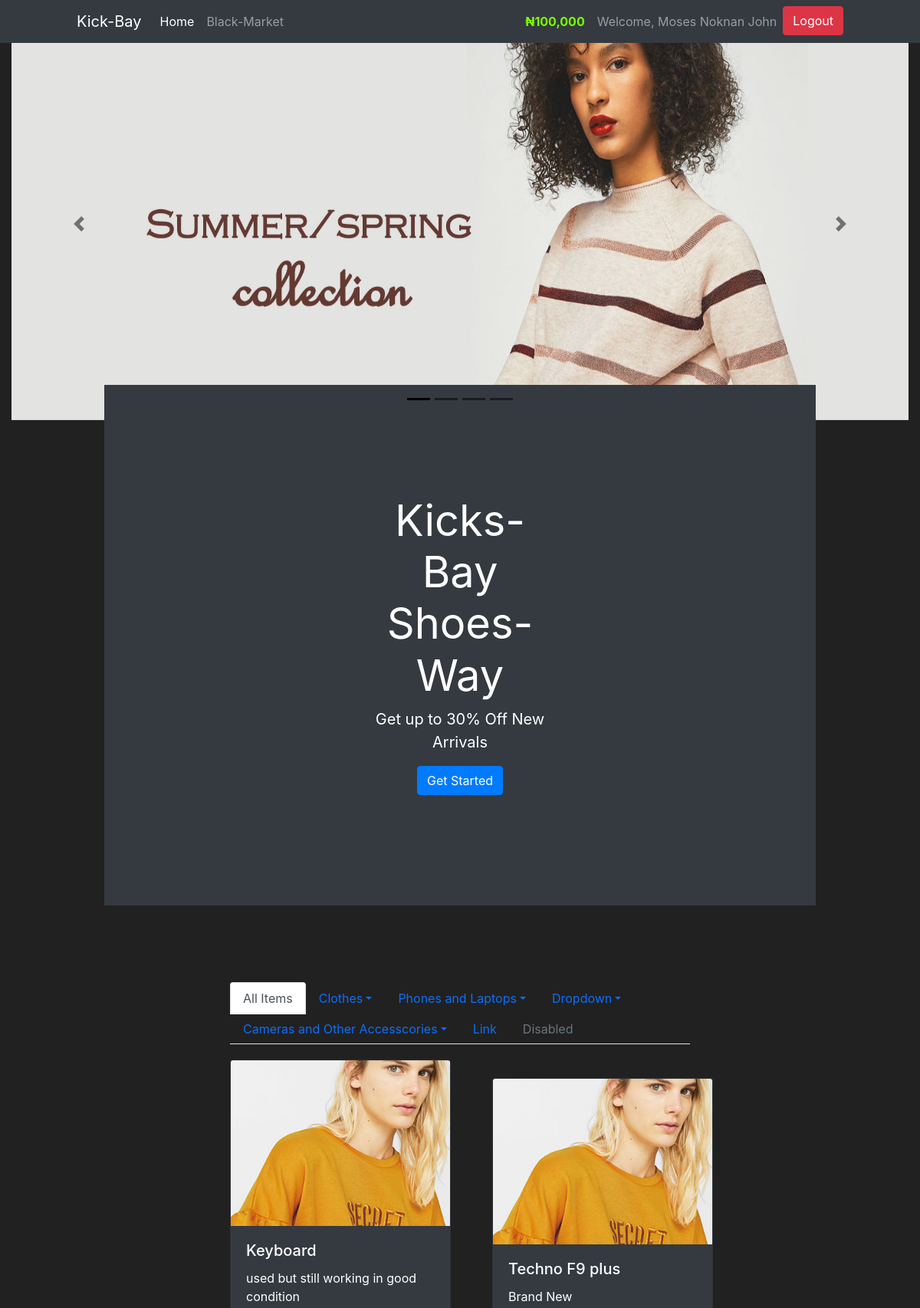
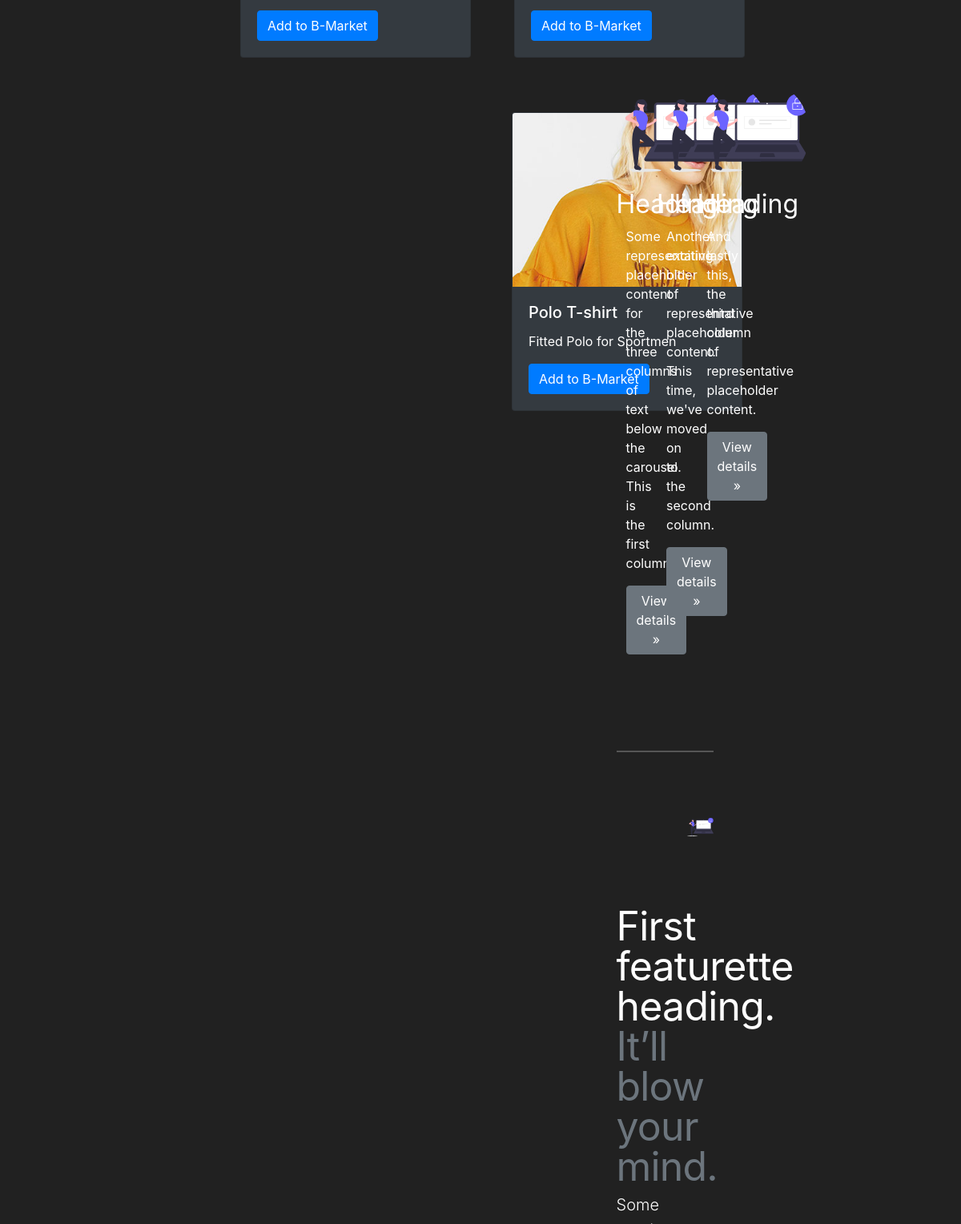
Screenshot of /home (signed in, upper part) with the database file from the repository (2 pictures, top to bottom).
### market/model.py (models this page shows, shortened)
class User(db.Model, UserMixin):
    id = db.Column(db.Integer(), primary_key=True)
    user_type = db.Column(db.Enum("1", "2", "3"), nullable=False, default="2")
    username = db.Column(db.String(length=30), nullable=False, unique=True)
    full_name = db.Column(db.String(length=40), nullable=False)
    email_address = db.Column(db.String(length=50), nullable=False, unique=True)
    password_hash = db.Column(db.String(length=60), nullable=False)
    gender = db.Column(db.Enum("Male",  "Female"), nullable=False)
    budget = db.Column(db.Integer(), nullable=False, default=100000)
    items = db.relationship('Item', backref='owned_user', lazy=True)
    @property
    def prettier_budget(self):
        if len(str(self.budget)) >= 4:
            return f'₦{str(self.budget)[:-3]},{str(self.budget)[-3:]}'
        else:
            return f'₦{self.budget}'
    @property
    def password(self):
        return self.password

class Item(db.Model):
    id = db.Column(db.Integer(), primary_key=True)
    name = db.Column(db.String(length=30), nullable=False, unique=True)
    price = db.Column(db.Integer(), nullable=False)
    barcode = db.Column(db.String(length=12), nullable=False, unique=True)
    description = db.Column(db.String(length=1024), nullable=False, unique=True)
    category = db.Column(db.Enum("Clothes", "Phone and Laptop", "Home appliances", "Bags", "Shoes", "Books", "Travelling"), nullable=False)
    color = db.Column(db.Enum("Red", "Blue", "Green", "Yellow", "Pink", "White", "Black", "Purple", "Indigo", "Grey", "Orange"), nullable=False)
    quantity = db.Column(db.Integer(), nullable=False)
    img_path = db.Column(db.String(length=130),  default="technoF9plus.jpg", unique=True)
    owner = db.Column(db.Integer(), db.ForeignKey("user.id"))

### market/routes.py (the view)
@app.route('/')
@app.route('/home')
def home_page():
    purchase_form = PurchaseItemForm()
    selling_form = SellItemForm()
    items = Item.query.filter_by(owner=None)
    owned_items = Item.query.filter_by(owner=current_user.id)
    return render_template('home.html', items=items, purchase_form=purchase_form, owned_items=owned_items, selling_form=selling_form)

### market/model.py (called while the page is built)
@login.user_loader
def load_user(user_id):
    return User.query.get(user_id)

### market/templates/home.html (shortened to what this page needs)
{% extends 'base.html' %}
{% block link %}<link rel= "stylesheet" type= "text/css" href= "{{ url_for('static',filename='styles/carousel.css') }}"><link rel= "stylesheet" type= "text/css" href= "{{ url_for('static',filename='styles/footers.css') }}">{% endblock %}
{% block content %}
<div class="container-fluid 50" style="width:100%; height:450px;">
<div id="carouselExampleDark" class="carousel carousel-dark slide" data-bs-ride="carousel">
  <div class="carousel-indicators">
    <button type="button" data-bs-target="#carouselExampleDark" data-bs-slide-to="0" class="active" aria-current="true" aria-label="Slide 1"></button>
    <button type="button" data-bs-target="#carouselExampleDark" data-bs-slide-to="1" aria-label="Slide 2"></button>
    <button type="button" data-bs-target="#carouselExampleDark" data-bs-slide-to="2" aria-label="Slide 3"></button>
      <button type="button" data-bs-target="#carouselExampleDark" data-bs-slide-to="2" aria-label="Slide 4"></button>
  </div>
  <div class="carousel-inner">
    <div class="carousel-item active" data-bs-interval="10000">
      <img src="{{url_for('static', filename='images/slider_1.jpg')}}" height="200" class="d-block w-100" alt="...">
    </div>
  </div>
  <button class="carousel-control-prev" type="button" data-bs-target="#carouselExampleDark" data-bs-slide="prev">
    <span class="carousel-control-prev-icon" aria-hidden="true"></span>
  </button>
  <button class="carousel-control-next" type="button" data-bs-target="#carouselExampleDark" data-bs-slide="next">
    <span class="carousel-control-next-icon" aria-hidden="true"></span>
  </button>
</div>
</div>
<div style="margin-right:120px; margin-left:120px; border-radius:30px">
   <div class="position-relative overflow-hidden p-3 p-md-5 m-md-3 text-center bg-dark" style="color:white">
         <div class="col-md-5 p-lg-5 mx-auto my-5">
            <h1 class="display-4 font-weight-normal">Kicks-Bay Shoes-Way</h1>
            <p class="lead font-weight-normal">Get up to 30% Off New Arrivals</p>
            <a class="btn btn-primary" href="{{ url_for('market_page') }}">Get Started</a>
         </div>
   </div>
</div>
<div style="margin-right:300px; margin-left:300px; margin-top:100px">
    <ul class="nav nav-tabs">
      <li class="nav-item">
        <a class="nav-link active" aria-current="page" href="#">All Items</a>
      </li>
      <li class="nav-item dropdown">
        <a class="nav-link dropdown-toggle" data-bs-toggle="dropdown" href="#" role="button" aria-expanded="false">Clothes</a>
      </li>
        <li class="nav-item dropdown">
        <a class="nav-link dropdown-toggle" data-bs-toggle="dropdown" href="#" role="button" aria-expanded="false">Phones and Laptops</a>
      </li>
        <li class="nav-item dropdown">
        <a class="nav-link dropdown-toggle" data-bs-toggle="dropdown" href="#" role="button" aria-expanded="false">Dropdown</a>
      </li>
        <li class="nav-item dropdown">
        <a class="nav-link dropdown-toggle" data-bs-toggle="dropdown" href="#" role="button" aria-expanded="false">Cameras and Other Accesscories</a>
      </li>
      <li class="nav-item">
        <a class="nav-link" href="#">Link</a>
      </li>
      <li class="nav-item">
        <a class="nav-link disabled" href="#" tabindex="-1" aria-disabled="true">Disabled</a>
      </li>
    </ul>
</div>
<div style="margin-right:300px; margin-left:300px">
    {% block card %}
    {% for item in items %}
        <div class="row row-cols-1 row-cols-md-2 g-4">
            <div class="col">
            <div class="card bg-dark" style="width: 18rem; margin-top:20px">
                <img src="{{url_for('static', filename='images/banner_1.jpg')}}" class="card-img-top" alt="...">
                <div class="card-body">
                    <h5 class="card-title">{{item.name}}</h5>
                    <p class="card-text">{{item.description}}</p>
                    <a href="#" class="btn btn-primary">Add to B-Market</a>
                </div>
            </div>
            </div>
    {% endfor %}
    </div>
    {% endblock %}
   </div>
  <div class="container-xxl marketing">
    <div class="row">
      <div class="col-lg-4">
        <h2>Heading</h2>
        <p>Some representative placeholder content for the three columns of text below the carousel. This is the first column.</p>
        <p><a class="btn btn-secondary" href="#">View details &raquo;</a></p>
      </div>
      <div class="col-lg-4">
        <h2>Heading</h2>
        <p>Another exciting bit of representative placeholder content. This time, we've moved on to the second column.</p>
        <p><a class="btn btn-secondary" href="#">View details &raquo;</a></p>
      </div>
      <div class="col-lg-4">
          <img class="bd-placeholder-img rounded-circle" src="{{url_for('static', filename='images/auth/Login.svg')}}"  alt="" width="140" height="140">
        <h2>Heading</h2>
        <p>And lastly this, the third column of representative placeholder content.</p>
        <p><a class="btn btn-secondary" href="#">View details &raquo;</a></p>
      </div>
    </div>
    <hr class="featurette-divider">
    <div class="row featurette">
      <div class="col-md-7">
        <h2 class="featurette-heading">First featurette heading. <span class="text-muted">It’ll blow your mind.</span></h2>
        <p class="lead">Some great placeholder content for the first featurette here. Imagine some exciting prose here.</p>
      </div>
      <div class="col-md-5">
        <img class="bd-placeholder-img bd-placeholder-img-lg featurette-image img-fluid mx-auto" src="{{url_for('static', filename='images/auth/Login.svg')}}"  alt="" width="500" height="500" aria-label="Placeholder: 500x500">
      </div>
    </div>
  </div>
{% endblock %}

### market/templates/base.html (shortened to what this page needs)
<!doctype html>
<html lang="en">
   <head>
      <link href="https://cdn.jsdelivr.net/npm/bootstrap@5.1.0/dist/css/bootstrap.min.css" rel="stylesheet">
      <link href="https://cdn.jsdelivr.net/npm/bootstrap@5.1.0/dist/css/bootstrap.min.css" rel="stylesheet">
      <link rel="stylesheet" href="https://stackpath.bootstrapcdn.com/bootstrap/4.3.1/css/bootstrap.min.css">
         {% block link %}
         {% endblock %}
   </head>
   <body>
      <nav class="navbar navbar-expand-md navbar-dark bg-dark fixed-top" style="padding-right: 100px; padding-left:100px" >
         <a class="navbar-brand" href="{{ url_for('home_page') }}">Kick-Bay</a>
         <div class="collapse navbar-collapse" id="navbarNav">
            <ul class="navbar-nav mr-auto">
               <li class="nav-item active">
                  <a class="nav-link" href="{{ url_for('home_page') }}">Home <span class="sr-only">(current)</span></a>
               </li>
               <li class="nav-item">
                  <a class="nav-link" href="{{ url_for('market_page') }}">Black-Market</a>
               </li>
            </ul>
            {% if current_user.is_authenticated %}
            <ul class="navbar-nav">
               <li class="nav-item">
                  <a class="nav-link" style="color: lawngreen; font-weight:bold">
                  {{ current_user.prettier_budget }}
                  </a>
               </li>
               <li class="nav-item">
                  <a class="nav-link" >Welcome, {{ current_user.full_name }}</a>
               </li>
               <li class="nav-item">
                  <a class="btn btn-md btn-danger center" href="{{ url_for('logout_page') }}">Logout</a>
               </li>
            </ul>
            {% endif %}
         </div>
      </nav>
      <div style="margin-top:3%">
      {% block content %}{% endblock %}
   </body>
</html>

### market/static/styles/carousel.css (style rules this page uses)
body { color: #5a5a5a; }
.carousel { margin-bottom: 4rem; }
.carousel-item { height: 32rem; }
.carousel-item > img { position: absolute; top: 0; left: 0; min-width: 100%; height: 32rem; }
.marketing .col-lg-4 { margin-bottom: 1.5rem; text-align: center; }
.marketing h2 { font-weight: 400; }
.marketing .col-lg-4 p { margin-right: .75rem; margin-left: .75rem; }
.featurette-divider { margin: 5rem 0; }
.featurette-heading { font-weight: 300; line-height: 1; letter-spacing: -.05rem; }
@media (min-width: 40em) { .featurette-heading { font-size: 50px; } }
@media (min-width: 62em) { .featurette-heading { margin-top: 7rem; } }

### market/templates/base.html (style rules this page uses)
body { background-color: #212121; color: white }

### rows the page displays
User: prettier_budget "₦100,000", full_name "Moses Noknan John"
Item: name "Keyboard", description "used but still working in good condition"
Item: name "Techno F9 plus", description "Brand New"
Item: name "Polo T-shirt", description "Fitted Polo for Sportmen"
